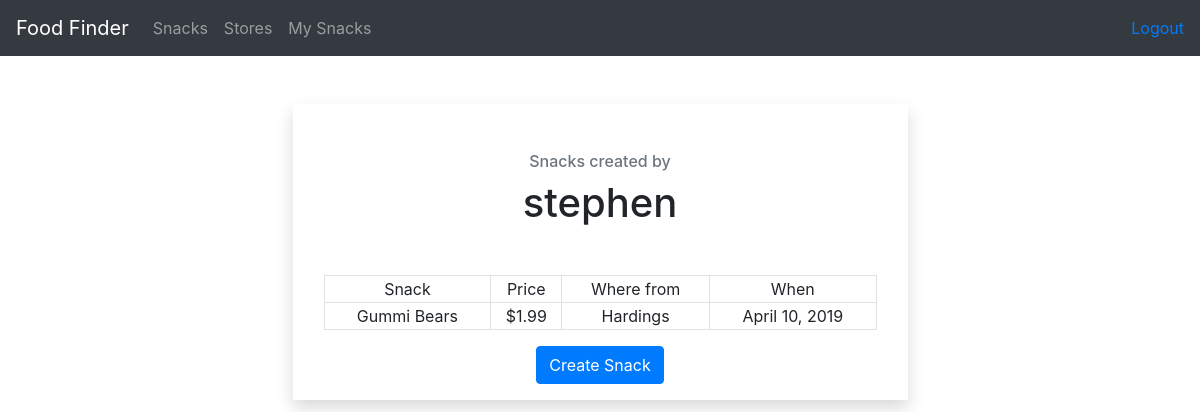
The page /food/my_snacks/ (signed in) on the database as committed earlier.
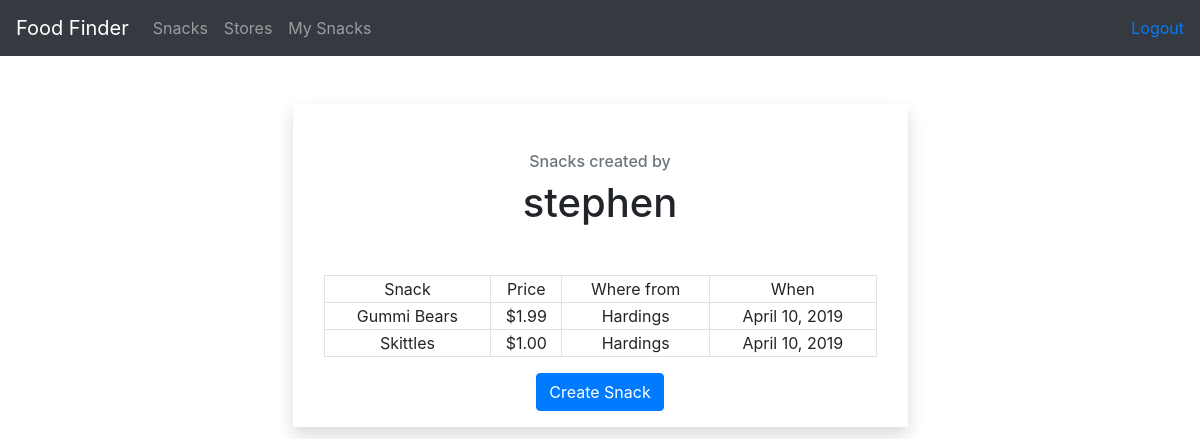
The same page on the database as committed later.
### food/models.py (models this page shows)
class Snack(models.Model):
    store = models.ForeignKey(Store, on_delete=models.CASCADE)
    name = models.CharField(max_length=255)
    price = models.DecimalField(default=1.00, decimal_places=2, max_digits=6)
    date_found = models.DateTimeField(auto_now_add=True, blank=True)
    sale = models.BooleanField(default=False)
    snack_author = models.ForeignKey(settings.AUTH_USER_MODEL, on_delete=models.CASCADE, null=True)
    def __str__(self):
        return f'%s' % self.name
    def pretty_price_string(self):
        fancy_price = f'$%.2f' % self.price
        return fancy_price

class Store(models.Model):
    name = models.CharField(max_length=255)
    city = models.CharField(max_length=255)
    def __str__(self):
        return f'%s' % self.name

### food/views.py (the view)
# urls.py: path('my_snacks/', views.user_snacks, name='my_snacks'),
@login_required()
def user_snacks(request):
    users_snacks = Snack.objects.filter(snack_author=request.user)
    context = {
        'users_snacks': users_snacks
    }
    return render(request, 'food/my_snacks.html', context)

### food/templates/food/my_snacks.html
{% extends 'base.html' %}
{% block content %}
    <div class="row justify-content-center mt-5">
        <div class="col-6 text-center shadow">
            <div class="m-3">
                <div class="m-5">
                    <h6 class="text-muted">Snacks created by</h6>
                    <h1>{{ user }}</h1>
                </div>
                {% if users_snacks %}
                    <table class="border mx-auto w-100">
                    <tr class="border">
                        <td class="border">Snack</td>
                        <td class="border">Price</td>
                        <td class="border">Where from</td>
                        <td class="border">When</td>
                    </tr>
                    {% for snack in users_snacks %}
                        <tr class="border">
                        <td class="border">{{ snack }}</td>
                        <td class="border">{{ snack.pretty_price_string }}</td>
                        <td class="border">{{ snack.store }}</td>
                        <td class="border">{{ snack.date_found.date }}</td>
                        </tr>
                    {% endfor %}
                    </table>
                {% else %}
                    <h4>You have added no snacks</h4>
                {% endif %}
                <a class="text-white btn btn-md btn-primary mt-3" href="{% url 'food:create_snack' %}">Create
                    Snack</a>
            </div>
        </div>
    </div>
{% endblock %}

Rows that differ between the two databases and show on the page:
added Snack: name "Skittles", pretty_price_string "$1.00", store "Hardings", date_found "April 10, 2019"
